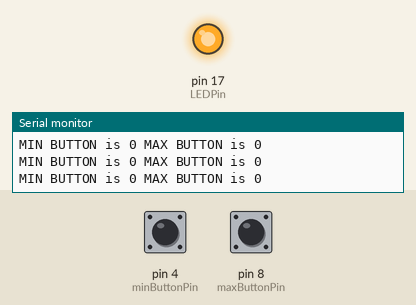
Bench run of a sketch on a simulated Arduino Uno, built with avr-gcc and run on an emulated ATmega328P. Shown: output pins drawn as LEDs (lit = HIGH), the last lines printed to the serial monitor. The test bench sets the inputs (shaded band); at power-on: pin 4 (minButtonPin) LOW, pin 8 (maxButtonPin) LOW.

Above: at 1.8 s.
1.9 s: pin 4 (minButtonPin) pulled HIGH for 0.6 s
At 2.4 s:
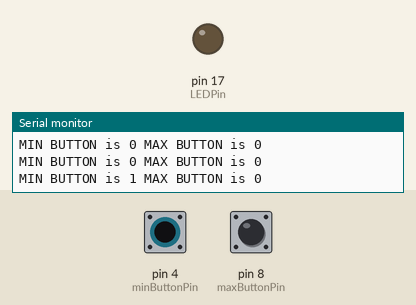
4.0 s: pin 4 (minButtonPin) pulled HIGH for 3.2 s
At 7.9 s:
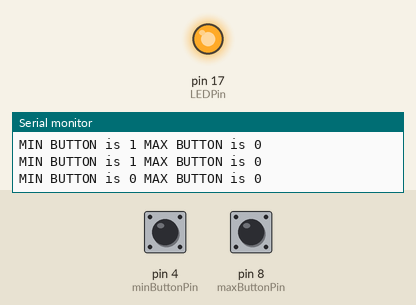
9.0 s: pin 8 (maxButtonPin) pulled HIGH for 3.2 s
At 10.4 s:
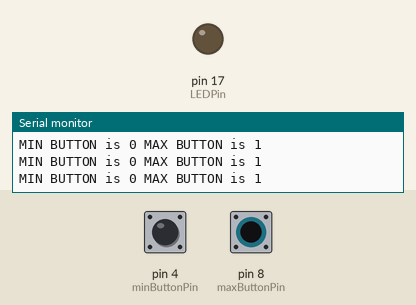
Timing chart, 0 to 14.0 s (numbered marks = the images above; inputs shaded):
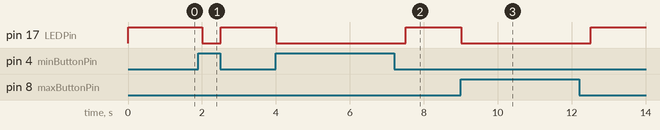

Measured:
- after the input at 1.9 s, pin 17 (LEDPin): HIGH → LOW after 0.10 s, → HIGH 0.50 s later
- after the input at 4.0 s, pin 17 (LEDPin): HIGH → LOW at once, → HIGH 3.5 s later
- after the input at 9.0 s, pin 17 (LEDPin): HIGH → LOW at once, → HIGH 3.5 s later

The sketch:

oribokit-digital-read-and-write.ino
```cpp
// ORIBOKIT DIGITAL IO TEST

// BUTTONS
int minButtonPin    = 4;                                  // PD4 button pin to set the minimum LDR value
int maxButtonPin    = 8;                                  // PB4 button pin to set the maximum LDR value
int maxPushed       = 0;                                  // variable to store the state of the max button
int minPushed       = 0;                                  // variable to store the state of the min button

// LED
int LEDPin          = 17;                                 // PB0 info LED pin

void setup() {
  Serial.begin(115200);                                   // Start the Serial port for debugging
  pinMode(minButtonPin, INPUT);                           // MAX Push button as input
  pinMode(maxButtonPin, INPUT);                           // MAX Push button as input
  pinMode(LEDPin, OUTPUT);                                // LED PIN as a digital output
}

void loop() {
  // max (HI) button
  maxPushed = digitalRead(maxButtonPin);                  // read if button is pressed
  if (maxPushed==HIGH) {                                  // the max button must HIGH
    digitalWrite(LEDPin, LOW);                            // switch LED PIN LOW TO turn LED on
  }
  // min (LO) button
  minPushed = digitalRead(minButtonPin);                  // read if button is pressed
  if (minPushed==HIGH) {                                  // if the button is pressed
    digitalWrite(LEDPin, LOW);                            // switch LED PIN LOW TO turn LED on
  }

  // turn the LED off if no buttons are pushed
  if (!minPushed && !maxPushed) {                         // if maxbutton not pushed and minbutton not pushed
    digitalWrite(LEDPin, HIGH);                           // switch LED PIN LOW TO turn LED off
  }

  // debug information
  Serial.print("MIN BUTTON is ");
  Serial.print(minPushed);
  Serial.print(" MAX BUTTON is ");
  Serial.println(maxPushed);
  delay (500);
}
```
